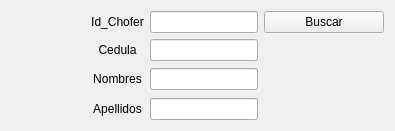
                      <widget class="QWidget" name="page_Chofer_Buscar">
                       <layout class="QGridLayout" name="gridLayout_11">
                        <item row="0" column="1">
                         <widget class="QLabel" name="label_IdChofer_Buscar">
                          <property name="text">
                           <string>&lt;html&gt;&lt;head/&gt;&lt;body&gt;&lt;p align=&quot;center&quot;&gt;Id_Chofer&lt;/p&gt;&lt;/body&gt;&lt;/html&gt;</string>
                          </property>
                         </widget>
                        </item>
                        <item row="0" column="2">
                         <widget class="QLineEdit" name="lineEdit_IdChofer_Buscar"/>
                        </item>
                        <item row="0" column="3">
                         <widget class="QPushButton" name="Boton_ChoferBuscar_Buscar">
                          <property name="cursor">
                           <cursorShape>PointingHandCursor</cursorShape>
                          </property>
                          <property name="styleSheet">
                           <string notr="true"/>
                          </property>
                          <property name="text">
                           <string>Buscar</string>
                          </property>
                         </widget>
                        </item>
                        <item row="1" column="1">
                         <widget class="QLabel" name="label_LugarDestino_Registrar_15">
                          <property name="text">
                           <string>&lt;html&gt;&lt;head/&gt;&lt;body&gt;&lt;p align=&quot;center&quot;&gt;Cedula&lt;/p&gt;&lt;/body&gt;&lt;/html&gt;</string>
                          </property>
                         </widget>
                        </item>
                        <item row="1" column="2">
                         <widget class="QLineEdit" name="lineEdit_ChoferCedula_Buscar">
                          <property name="readOnly">
                           <bool>true</bool>
                          </property>
                         </widget>
                        </item>
                        <item row="2" column="0">
                         <spacer name="horizontalSpacer_33">
                          <property name="orientation">
                           <enum>Qt::Horizontal</enum>
                          </property>
                          <property name="sizeType">
                           <enum>QSizePolicy::Fixed</enum>
                          </property>
                          <property name="sizeHint" stdset="0">
                           <size>
                            <width>80</width>
                            <height>25</height>
                           </size>
                          </property>
                         </spacer>
                        </item>
                        <item row="2" column="1">
                         <widget class="QLabel" name="label_HoraLlegada_Registrar_9">
                          <property name="text">
                           <string>&lt;html&gt;&lt;head/&gt;&lt;body&gt;&lt;p align=&quot;center&quot;&gt;Nombres&lt;/p&gt;&lt;/body&gt;&lt;/html&gt;</string>
                          </property>
                         </widget>
                        </item>
                        <item row="2" column="2">
                         <widget class="QLineEdit" name="lineEdit_ChoferNombres_Buscar">
                          <property name="readOnly">
                           <bool>true</bool>
                          </property>
                         </widget>
                        </item>
                        <item row="2" column="3">
                         <spacer name="horizontalSpacer_32">
                          <property name="orientation">
                           <enum>Qt::Horizontal</enum>
                          </property>
                          <property name="sizeType">
                           <enum>QSizePolicy::Fixed</enum>
                          </property>
                          <property name="sizeHint" stdset="0">
                           <size>
                            <width>120</width>
                            <height>20</height>
                           </size>
                          </property>
                         </spacer>
                        </item>
                        <item row="3" column="1">
                         <widget class="QLabel" name="label_HoraSalida_Registrar_11">
                          <property name="text">
                           <string>&lt;html&gt;&lt;head/&gt;&lt;body&gt;&lt;p align=&quot;center&quot;&gt;Apellidos&lt;/p&gt;&lt;/body&gt;&lt;/html&gt;</string>
                          </property>
                         </widget>
                        </item>
                        <item row="3" column="2">
                         <widget class="QLineEdit" name="lineEdit_ChoferApellidos_Buscar">
                          <property name="readOnly">
                           <bool>true</bool>
                          </property>
                         </widget>
                        </item>
                       </layout>
                      </widget>
